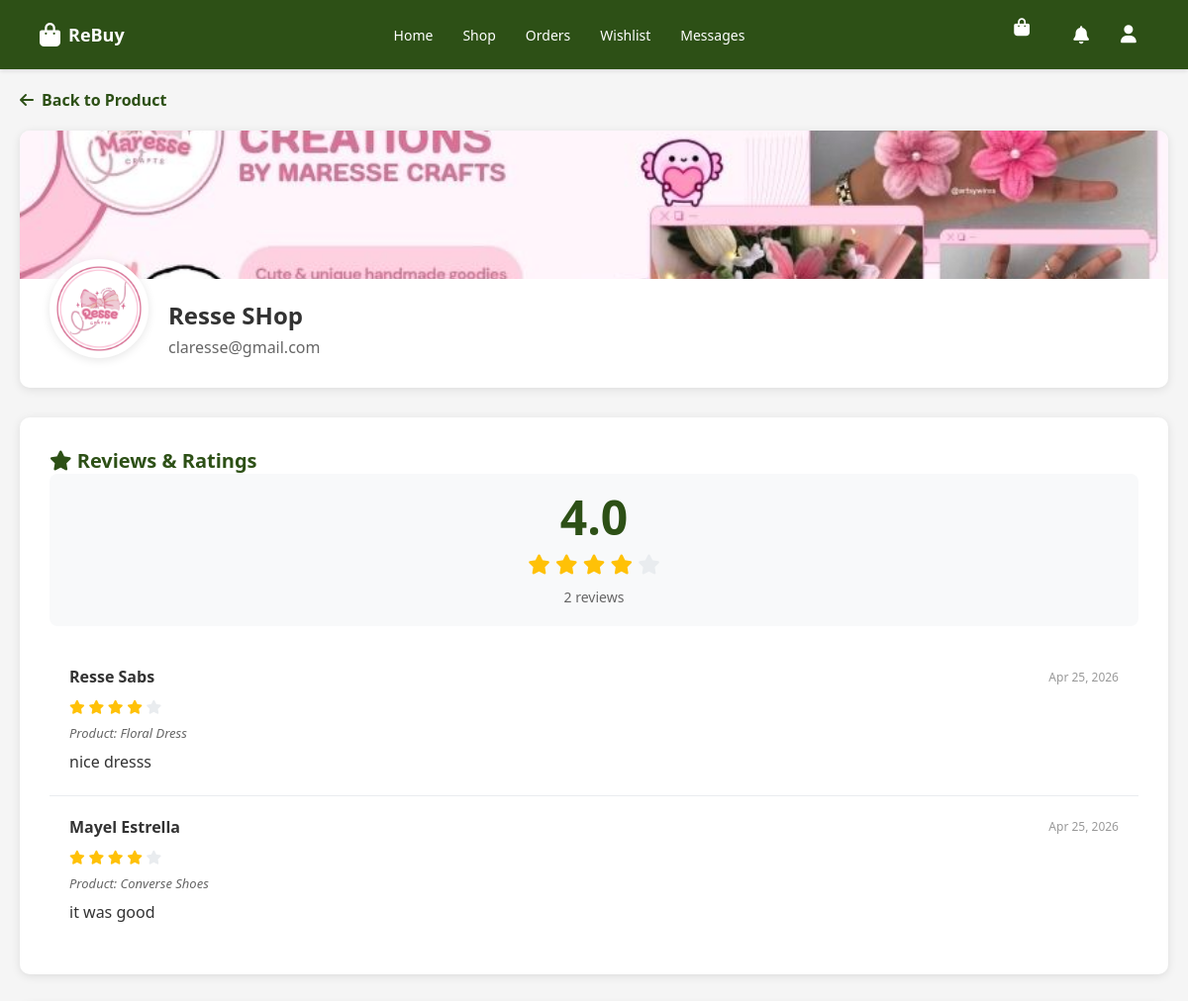
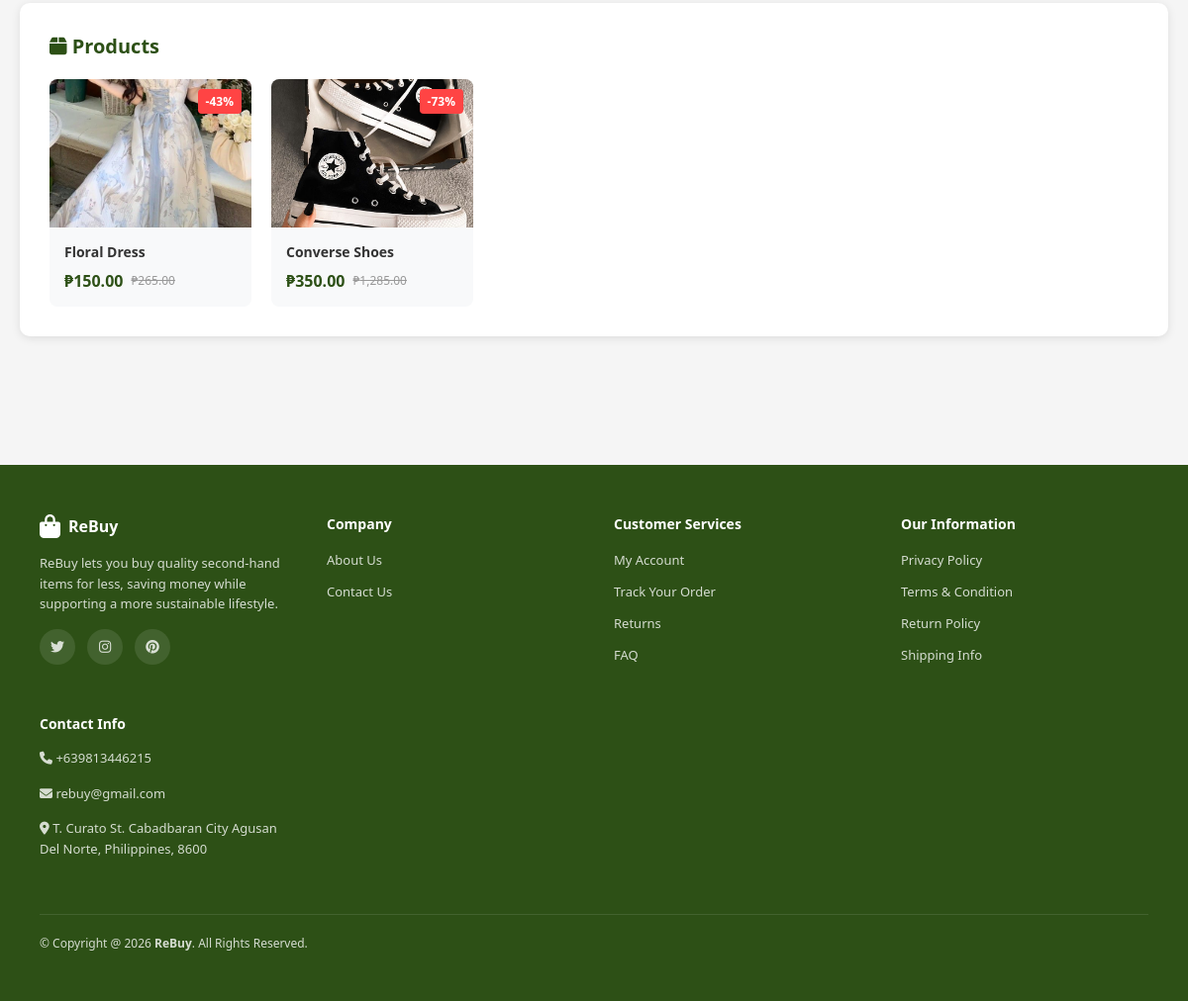
/php/seller_profile.php?seller_id=4 (signed in), run on the app's committed database (2 pictures, top to bottom).
### tables this page shows
CREATE TABLE `users` (
  `id` int(11) NOT NULL,
  `username` varchar(50) NOT NULL,
  `password` varchar(255) NOT NULL,
  `first_name` varchar(50) NOT NULL,
  `middle_name` varchar(50) DEFAULT NULL,
  `last_name` varchar(50) NOT NULL,
  `name_extension` varchar(10) DEFAULT NULL,
  `gender` varchar(20) DEFAULT NULL,
  `birthdate` date DEFAULT NULL,
  `age` int(11) DEFAULT NULL,
  `purok_street` varchar(100) DEFAULT NULL,
  `barangay` varchar(50) DEFAULT NULL,
  `municipality_city` varchar(50) DEFAULT NULL,
  `province` varchar(50) DEFAULT NULL,
  `country` varchar(50) DEFAULT NULL,
  `zip_code` varchar(5) DEFAULT NULL,
  `created_at` timestamp NOT NULL DEFAULT current_timestamp(),
  `email` varchar(100) NOT NULL,
  `profile_pic` varchar(255) DEFAULT NULL,
  `cover_photo` varchar(255) DEFAULT NULL,
  `is_seller` tinyint(1) DEFAULT 0 COMMENT '1 if user is a seller, 0 if regular user',
  `shop_name` varchar(100) DEFAULT NULL,
  `shop_description` text DEFAULT NULL,
  `shop_profile_pic` varchar(255) DEFAULT NULL,
  `seller_requested_at` timestamp NULL DEFAULT NULL COMMENT 'When user requested to become a seller',
  `seller_approved_at` timestamp NULL DEFAULT NULL COMMENT 'When user was approved as seller',
  `last_seen` timestamp NULL DEFAULT NULL
);

CREATE TABLE `reviews` (
  `id` int(11) NOT NULL,
  `product_id` int(11) NOT NULL,
  `user_id` int(11) NOT NULL,
  `seller_id` int(11) NOT NULL,
  `rating` int(1) NOT NULL DEFAULT 5,
  `comment` text NOT NULL,
  `image_url` varchar(255) DEFAULT NULL,
  `media_type` enum('image','video') DEFAULT 'image',
  `created_at` timestamp NOT NULL DEFAULT current_timestamp()
);

CREATE TABLE `products` (
  `id` int(11) NOT NULL,
  `seller_id` int(11) NOT NULL DEFAULT 1,
  `name` varchar(255) NOT NULL,
  `description` text DEFAULT NULL,
  `price` decimal(10,2) NOT NULL,
  `stock` int(11) DEFAULT 0,
  `original_price` decimal(10,2) DEFAULT NULL,
  `category` varchar(100) DEFAULT NULL,
  `image_url` varchar(255) DEFAULT NULL,
  `stock_quantity` int(11) DEFAULT 0,
  `status` enum('active','inactive','out_of_stock') DEFAULT 'active',
  `rating` float DEFAULT 0,
  `created_at` timestamp NOT NULL DEFAULT current_timestamp(),
  `updated_at` timestamp NOT NULL DEFAULT current_timestamp() ON UPDATE current_timestamp()
);

### php/seller_profile.php (the view, shortened to what this page needs)
<?php
require_once 'db.php';
$user_id = $_SESSION['user_id'];
$view_seller_id = isset($_GET['seller_id']) ? (int)$_GET['seller_id'] : $user_id;
$seller_stmt = $conn->prepare("SELECT * FROM users WHERE id = ? AND is_seller = 1");
$seller_stmt->bind_param("i", $view_seller_id);
$seller_stmt->execute();
$seller = $seller_stmt->get_result()->fetch_assoc();
$products_stmt = $conn->prepare("SELECT * FROM products WHERE seller_id = ? ORDER BY created_at DESC LIMIT 8");
$products_stmt->bind_param("i", $view_seller_id);
$products_stmt->execute();
$products_result = $products_stmt->get_result();
$reviews_stmt = $conn->prepare("SELECT r.*, u.first_name, u.last_name, p.name as product_name FROM reviews r JOIN users u ON r.user_id = u.id JOIN products p ON r.product_id = p.id WHERE r.seller_id = ? ORDER BY r.created_at DESC LIMIT 10");
$reviews_stmt->bind_param("i", $view_seller_id);
$reviews_stmt->execute();
$reviews_result = $reviews_stmt->get_result();
$avg_rating_stmt = $conn->prepare("SELECT AVG(rating) as avg_rating, COUNT(*) as total_reviews FROM reviews WHERE seller_id = ?");
$avg_rating_stmt->bind_param("i", $view_seller_id);
$avg_rating_stmt->execute();
$rating_data = $avg_rating_stmt->get_result()->fetch_assoc();
$average_rating = $rating_data['avg_rating'] ?? 0;
$total_reviews = $rating_data['total_reviews'] ?? 0;
$is_own_profile = ($view_seller_id == $user_id);
?>
<!DOCTYPE html>
<html lang="en">
<head>
    <link rel="stylesheet" href="https://cdnjs.cloudflare.com/ajax/libs/font-awesome/6.5.0/css/all.min.css">
    <link rel="stylesheet" href="../css/header-footer.css">
</head>
<body>
    <?php include '_header.php'; ?>
    <div class="container">
        <a href="<?php echo $is_own_profile ? 'seller_dashboard.php' : 'product_details.php?id=2'; ?>" class="back-link">
            <i class="fas fa-arrow-left"></i> <?php echo $is_own_profile ? 'Back to Dashboard' : 'Back to Product'; ?>
        </a>
        <div class="profile-header">
            <div class="profile-cover" style="<?php echo !empty($seller['cover_photo']) ? 'background-image: url(../' . htmlspecialchars($seller['cover_photo']) . ');' : ''; ?>"></div>
            <div class="profile-info">
                <div class="profile-avatar">
                    <?php if (!empty($seller['shop_profile_pic'])): ?>
                        <img src="<?php echo '../' . htmlspecialchars($seller['shop_profile_pic']); ?>" alt="Shop Profile Picture">
                    <?php else: ?>
                        <i class="fas fa-store"></i>
                    <?php endif; ?>
                </div>
                <div class="profile-details">
                    <h2><?php echo htmlspecialchars($seller['shop_name'] ?? ($seller['first_name'] . "'s Shop")); ?></h2>
                    <p><?php echo htmlspecialchars($seller['email']); ?></p>
                </div>
            </div>
        </div>
        <div class="card">
            <h3><i class="fas fa-star"></i> Reviews & Ratings</h3>
            <div class="rating-summary">
                <div class="average-rating">
                    <div class="rating-number"><?php echo number_format($average_rating, 1); ?></div>
                    <div class="rating-stars">
                        <?php for ($i = 1; $i <= 5; $i++): ?>
                            <i class="fas fa-star <?php echo $i <= round($average_rating) ? '' : 'empty'; ?>"></i>
                        <?php endfor; ?>
                    </div>
                    <div class="total-reviews"><?php echo $total_reviews; ?> reviews</div>
                </div>
            </div>
            <?php if ($reviews_result->num_rows > 0): ?>
                <div class="reviews-list">
                    <?php while ($review = $reviews_result->fetch_assoc()): ?>
                        <div class="review-item">
                            <div class="review-header">
                                <div class="reviewer-name">
                                    <?php echo htmlspecialchars($review['first_name'] . ' ' . $review['last_name']); ?>
                                </div>
                                <div class="review-date">
                                    <?php echo date('M d, Y', strtotime($review['created_at'])); ?>
                                </div>
                            </div>
                            <div class="review-rating">
                                <?php for ($i = 1; $i <= 5; $i++): ?>
                                    <i class="fas fa-star <?php echo $i <= $review['rating'] ? '' : 'empty'; ?>"></i>
                                <?php endfor; ?>
                            </div>
                            <div class="review-product">Product: <?php echo htmlspecialchars($review['product_name']); ?></div>
                            <div class="review-comment"><?php echo htmlspecialchars($review['comment']); ?></div>
                        </div>
                    <?php endwhile; ?>
                </div>
            <?php else: ?>
                <p style="color: #666; text-align: center; padding: 20px;">No reviews yet.</p>
            <?php endif; ?>
        </div>
        <div class="card">
            <h3><i class="fas fa-box"></i> Products</h3>
            <?php if ($products_result->num_rows > 0): ?>
                <div class="products-grid">
                    <?php while ($product = $products_result->fetch_assoc()): ?>
                        <div class="product-card" onclick="window.location.href='product_details.php?id=<?php echo $product['id']; ?>'">
                            <div class="product-image">
                                <img src="<?php echo !empty($product['image_url']) ? '../' . htmlspecialchars($product['image_url']) : 'https://images.unsplash.com/photo-1555041469-a586c61ea9bc?ixlib=rb-4.0.3&auto=format&fit=crop&w=400&q=80'; ?>" alt="<?php echo htmlspecialchars($product['name']); ?>">
                                <?php if ($product['original_price'] && $product['original_price'] > $product['price']): ?>
                                    <span class="product-discount">-<?php echo round((($product['original_price'] - $product['price']) / $product['original_price']) * 100); ?>%</span>
                                <?php endif; ?>
                            </div>
                            <div class="product-info">
                                <div class="product-name"><?php echo htmlspecialchars($product['name']); ?></div>
                                <div class="product-price">
                                    <span class="current-price">₱<?php echo number_format($product['price'], 2); ?></span>
                                    <?php if ($product['original_price']): ?>
                                        <span class="original-price">₱<?php echo number_format($product['original_price'], 2); ?></span>
                                    <?php endif; ?>
                                </div>
                            </div>
                        </div>
                    <?php endwhile; ?>
                </div>
            <?php else: ?>
                <p style="color: #666; text-align: center; padding: 20px;">No products available yet.</p>
            <?php endif; ?>
        </div>
    </div>
    <footer>
        <div class="footer-container">
            <div class="footer-content">
                <div class="footer-section">
                    <div class="footer-logo">
                        <i class="fas fa-shopping-bag"></i>
                        <span>ReBuy</span>
                    </div>
                    <p class="footer-text">ReBuy lets you buy quality second-hand items for less, saving money while supporting a more sustainable lifestyle.</p>
                    <div class="social-links">
                        <a href="#"><i class="fab fa-twitter"></i></a>
                        <a href="#"><i class="fab fa-instagram"></i></a>
                        <a href="#"><i class="fab fa-pinterest"></i></a>
                    </div>
                </div>
                <div class="footer-section">
                    <h3>Company</h3>
                    <ul>
                        <li><a href="about_us.php">About Us</a></li>
                        <li><a href="#">Contact Us</a></li>
                    </ul>
                </div>
                <div class="footer-section">
                    <h3>Customer Services</h3>
                    <ul>
                        <li><a href="settings.php">My Account</a></li>
                        <li><a href="#">Track Your Order</a></li>
                        <li><a href="#">Returns</a></li>
                        <li><a href="#">FAQ</a></li>
                    </ul>
                </div>
                <div class="footer-section">
                    <h3>Our Information</h3>
                    <ul>
                        <li><a href="#">Privacy Policy</a></li>
                        <li><a href="#">Terms & Condition</a></li>
                        <li><a href="#">Return Policy</a></li>
                        <li><a href="#">Shipping Info</a></li>
                    </ul>
                </div>
                <div class="footer-section">
                    <h3>Contact Info</h3>
                    <p class="footer-text"><i class="fas fa-phone"></i> +639813446215</p>
                    <p class="footer-text"><i class="fa-solid fa-envelope"></i> rebuy@gmail.com</p>
                    <p class="footer-text"><i class="fa-solid fa-location-dot"></i> T. Curato St. Cabadbaran City Agusan Del Norte, Philippines, 8600</p>
                </div>
            </div>
            <div class="footer-bottom">
                <p>&copy; Copyright @ 2026 <strong>ReBuy</strong>. All Rights Reserved.</p>
            </div>
        </div>
    </footer>
</body>
</html>

### data on the page
users: cover_photo (picture), shop_profile_pic (picture), shop_name "Resse SHop", email "claresse@gmail.com"
reviews: user.last_name "Resse Sabs", created_at "Apr 25, 2026", rating 4 (drawn), product.name "Floral Dress", comment "nice dresss"
reviews: user.last_name "Mayel Estrella", created_at "Apr 25, 2026", rating 4 (drawn), product.name "Converse Shoes", comment "it was good"
products: image_url (picture), (($product['original_price'] - $product['price']) / $product['original_price']) * 100 "43", name "Floral Dress", price "150.00", original_price "265.00"
products: image_url (picture), (($product['original_price'] - $product['price']) / $product['original_price']) * 100 "73", name "Converse Shoes", price "350.00", original_price "1,285.00"

### other printed values
$average_rating "4.0"
$total_reviews "2"
